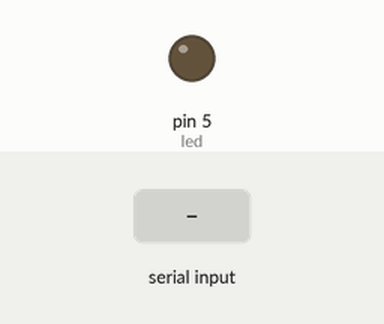
Simulated run of this sketch. Board: Arduino Uno, built with avr-gcc and run on an emulated ATmega328P. On the bench: output pins drawn as LEDs (lit = HIGH). The test bench sets the inputs (shaded band).

Above: at 1.2 s.
1.3 s: "#on\n" received over Serial
At 2.2 s:
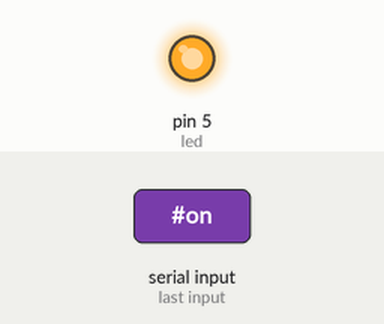
2.8 s: "#off\n" received over Serial
At 3.4 s:
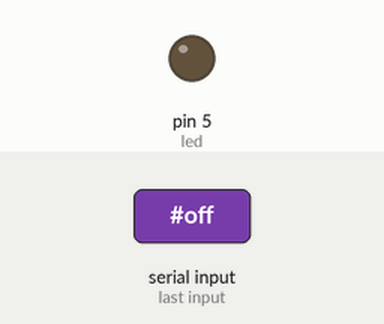
Timing chart, 0 to 5.8 s (numbered marks = the images above; inputs shaded):
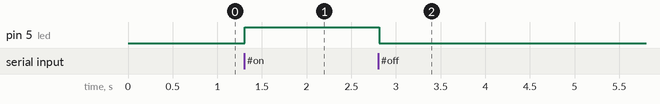

The sketch:

send.ino
```cpp
#include <SoftwareSerial.h>
#define rxPin 3
#define txPin 2

SoftwareSerial auxSerial(rxPin, txPin);

String inputString = "";
bool stringComplete = false;

unsigned long tiempoOne=0;

int led = 5;
int pot1= A0;
int pot2= A1;

void setup() {
  Serial.begin(9600);
  auxSerial.begin(9600);
  pinMode(led,OUTPUT);
}

void loop() {
  if (stringComplete) {
    inputString.trim();

    processCommand();

    inputString = "";
    stringComplete = false;
  }


}

void processCommand() {

  auxSerial.println(inputString);

  if(inputString == "#on"){
    digitalWrite(led,HIGH);
  }
  if(inputString == "#off"){
    digitalWrite(led,LOW);
  }

}

//
//  Funcion para enviar datos. Sensores
//
void serialSend(){

  if(millis() - tiempoOne > 200){
    tiempoOne= millis();

    int valor1 = analogRead(pot1);
    int valor2 = analogRead(pot2);

    valor1 = map(valor1,0,1024,0,100);
    valor2 = map(valor2,0,1024,0,100);

    Serial.println(
      (String)valor1+","+
      (String)valor2
    );
  }

}

//
//  Funcion para leer datos.
//
void serialEvent() {
  while (Serial.available()) {
    char inChar = (char)Serial.read();
    if (inChar == '\n') {
      stringComplete = true;
    } else {
      inputString += inChar;
    }
  }
}
```

Measured:
- after the input at 1.3 s, pin 5 (led): LOW → HIGH at once
- after the input at 2.8 s, pin 5 (led): HIGH → LOW at once
